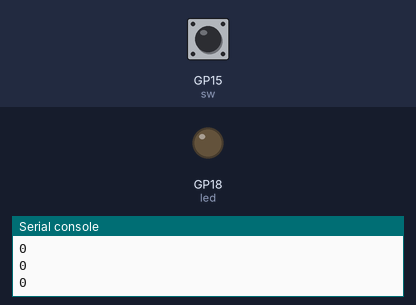
The program below on a simulated Raspberry Pi Pico running MicroPython. On the bench: output pins drawn as LEDs (lit = HIGH), the last lines printed to the serial console. Inputs (shaded band) come from the test bench; at power-on: GP15 (sw) LOW.

Above: at 1.2 s.
1.3 s: GP15 (sw) pulled HIGH for 0.3 s
At 1.9 s:
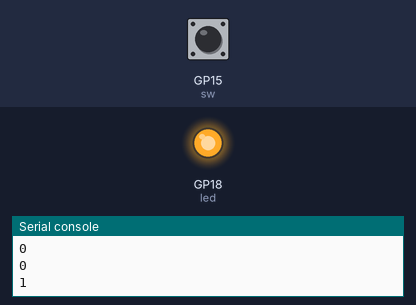
3.5 s: GP15 (sw) pulled HIGH for 3.2 s
At 8.0 s:
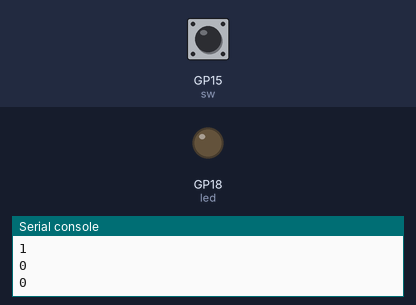
Timing chart, 0 to 9.5 s (numbered marks = the images above; inputs shaded):
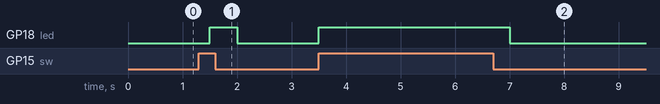

Measured:
- after the input at 1.3 s, GP18 (led): LOW → HIGH after 0.20 s, → LOW 0.50 s later
- after the input at 3.5 s, GP18 (led): LOW → HIGH at once, → LOW 3.5 s later

The program:

sw_led.py
```python
from machine import Pin, PWM
import utime
import time

# PWMに指定
sw = Pin(15,Pin.IN, Pin.PULL_DOWN)
led = Pin(18,Pin.OUT)

while True:
    print(sw.value())
    if (sw.value() == 1):
        led.value(1)
    else:
        led.value(0)
    time.sleep(0.5)
```
